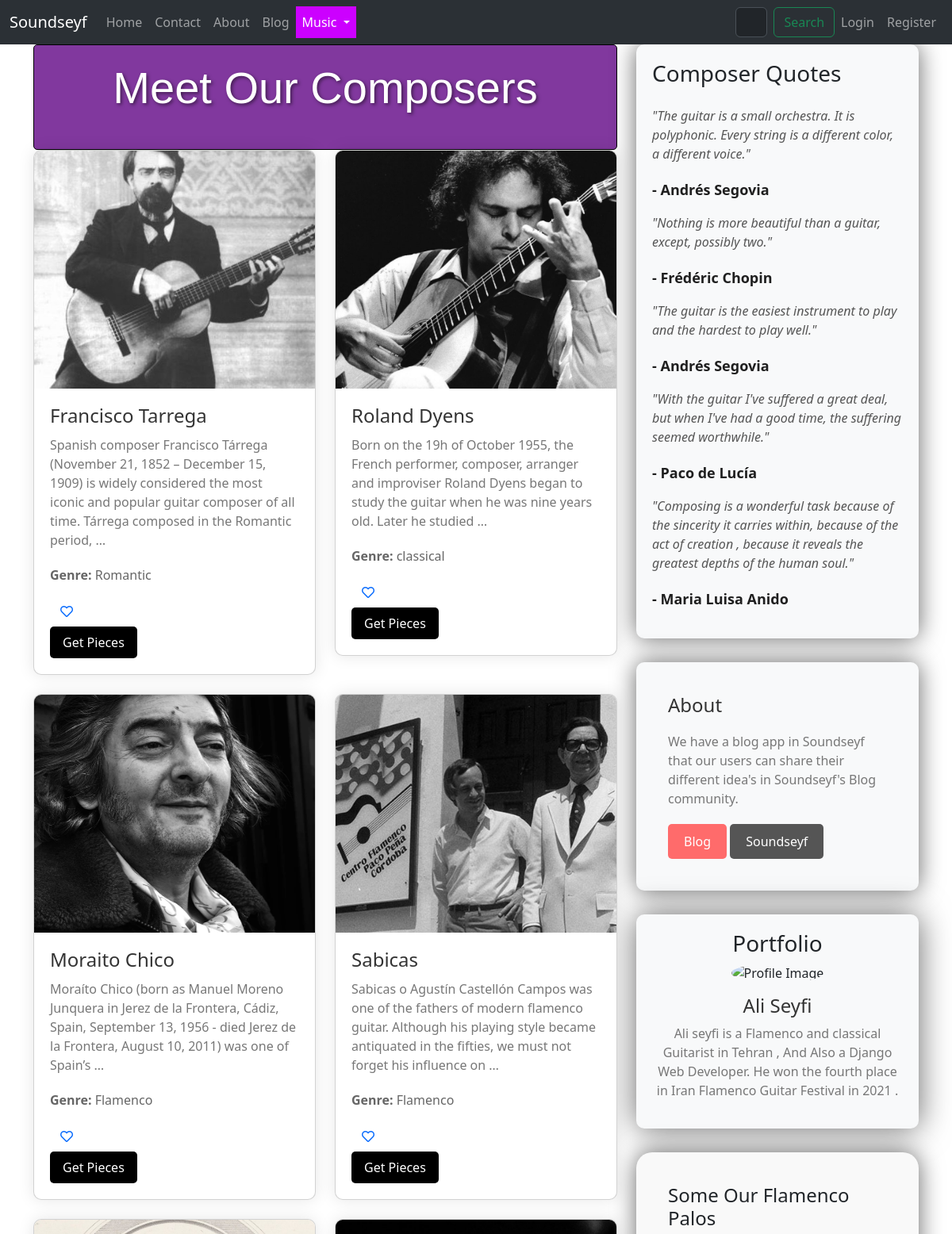
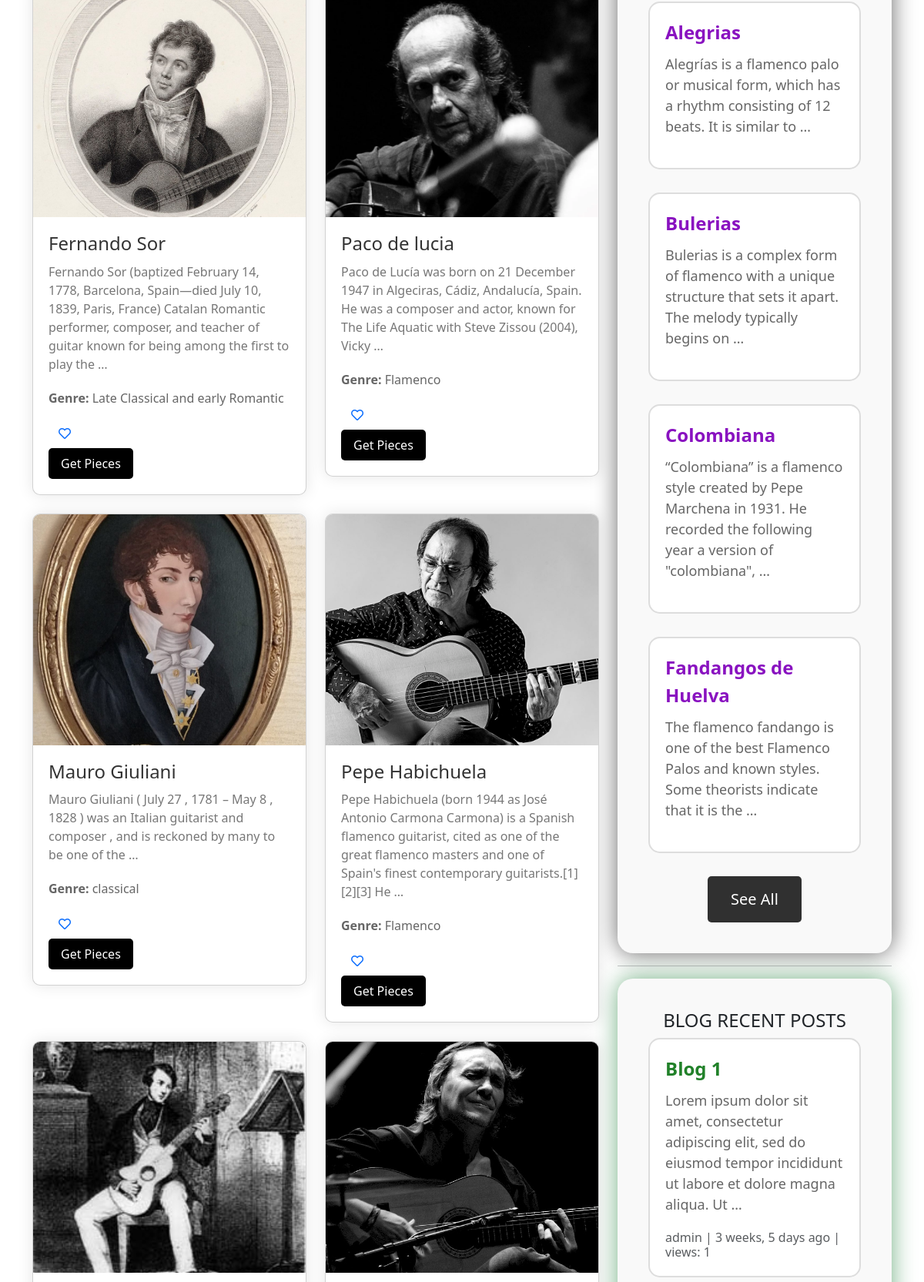
Screenshot of /music/composers (upper part) with the database file from the repository (2 pictures, top to bottom).
### music/models.py (models this page shows, shortened)
class Composer(models.Model):
    name = models.CharField(max_length=255,null=True,blank=True)
    biography = models.TextField(null=True, blank=True)
    image = models.ImageField(upload_to="Composers/" , default="default.jpg")
    genre = models.CharField(max_length=255,null=True,blank=True)
    nationality = models.CharField(blank=True,null=True,max_length=255)

class Palo(models.Model):
    name = models.CharField(max_length=255)
    description = models.TextField(null=True)
    song = models.FileField(upload_to="palos/")
    song_detail = models.TextField(null=True,blank=True)

### blog/models.py (models this page shows, shortened)
class Post(models.Model):
    title = models.CharField(max_length=255,unique=True)
    slug = models.SlugField(max_length=255,unique=True)
    author = models.ForeignKey(User,on_delete=models.CASCADE,null=True)
    content = models.TextField(null=True,blank=True)
    created_on = models.DateTimeField(auto_now_add=True)
    updated_on = models.DateTimeField(auto_now=True)
    published_on = models.DateTimeField(null=True)
    status = models.CharField(max_length=255,choices=STATUS_CHOICES)
    counted_views = models.IntegerField(default=0)
    login_required = models.BooleanField(default=False)
    class Meta:
        ordering = ['-created_on']

### music/views.py (the view)
# urls.py: path('composers',ComposersView , name="composers" ),
def ComposersView(request):
    composers = Composer.objects.all()
    p = Paginator(composers,10)
    try:
        page_number = request.GET.get('page')
        composers = p.get_page(page_number)
    except EmptyPage:
        composers = composers.get_page(1)
    except PageNotAnInteger:
        composers = composers.get_page(1)
    if request.user.is_authenticated:
         favorited_composer_ids = set(request.user.favoritecomposer_set.values_list('composer__id', flat=True))
         context = {"composers": composers, "favorited_composer_ids": favorited_composer_ids}
         return render(request,'music/composers.html',context)
    else:
         context = {"composers": composers}
         return render(request,'music/composers.html',context)

### blog/templatetags/blog-tags.py (called while the page is built)
@register.inclusion_tag('blog/recentposts.html')
def recentpost():
    recentposts = Post.objects.all().order_by('published_on')[:3]
    return  {"recentposts":recentposts}

### music/templatetags/music-tags.py (called while the page is built)
@register.inclusion_tag('music/somepalos.html')
def somepalos():
    somepalos = Palo.objects.all().order_by('name')[:4]
    return  {"somepalos":somepalos}

### templates/music/composers.html (shortened to what this page needs)
{% extends "base.html" %}
{% load static %}
{% load music-tags %}
{% load blog-tags %}
{% load thumbnail %}
{% block content %}
<div class="container">
  <div class="row">
    <div class="col-md-8">
      <div style="background-color: #81389e; border: 1px solid #000000; border-radius: 5px; padding: 20px;">
        <h2 class="card-title text-center mb-4" style="font-size: 3.5rem; font-family: 'Oswald', sans-serif; color: #ffffff; text-shadow: 2px 2px 4px rgba(0, 0, 0, 0.5);">Meet Our Composers</h2>
      </div>
        <div class="row">
        {% for composer in composers %}
        <div class="col-md-6 mb-4">
          <div class="card composer-card">
            <img src="{% thumbnail composer.image "600x400" crop="center" as im %}{{ im.url }}{% endthumbnail %}"
              alt="{{ composer.name }}" class="card-img-top composer-image">
            <div class="composer-details">
              <a style="text-decoration: none;" href="{% url 'music:pieces' cid=composer.id %}"><h3 class="card-title composer-name">{{ composer.name }}</h3></a>
              <p class="card-text composer-bio">{{ composer.biography|truncatewords:30 }}</p>
              <p class="composer-genre"><strong>Genre:</strong> {{ composer.genre }}</p>
              <form action="{% url 'music:Favorites' composer_id=composer.id %}" method="post">
                <button type="submit" class="btn btn-link composer-like-button" aria-label="Favorite Composer">
                  {% if composer.id in favorited_composer_ids %}
                    <i class="fas fa-heart text-danger"></i>
                  {% else %}
                    <i class="far fa-heart"></i>
                  {% endif %}
                </button>
              </form>
              <a href="{% url 'music:pieces' cid=composer.id %}"
                class="btn btn-primary composer-button">Get Pieces</a>
            </div>
          </div>
        </div>
        {% endfor %}
      </div>
    </div>
    <div class="col-md-4">
      <div class="quote-card" style="box-shadow: 0 0 30px rgba(0, 0, 0, 0.6);">
        <h3 class="mb-4">Composer Quotes</h3>
        <ul class="list-unstyled">
          <li>
            <p class="quote-text">"The guitar is a small orchestra. It is polyphonic. Every string is a different color, a different voice."</p>
            <p class="quote-author">- Andrés Segovia</p>
          </li>
          <li>
            <p class="quote-text">"Nothing is more beautiful than a guitar, except, possibly two."</p>
            <p class="quote-author">- Frédéric Chopin</p>
          </li>
          <li>
            <p class="quote-text">"The guitar is the easiest instrument to play and the hardest to play well."</p>
            <p class="quote-author">- Andrés Segovia</p>
          </li>
          <li>
            <p class="quote-text">"With the guitar I've suffered a great deal, but when I've had a good time, the suffering seemed worthwhile."</p>
            <p class="quote-author">- Paco de Lucía</p>
          </li>
          <li>
            <p class="quote-text">"Composing is a wonderful task because of the sincerity it carries within, because of the act of creation , because it reveals the greatest depths of the human soul."</p>
            <p class="quote-author">- Maria Luisa Anido</p>
          </li>
        </ul>
      </div>
      <div class="about-section" style="box-shadow: 0 0 30px rgba(0, 0, 0, 0.6);">
        <h3 class="about-header">About</h3>
        <p class="about-text">We have a blog app in Soundseyf that our users can share their different idea's in Soundseyf's Blog community.</p>
        <a href="{% url 'blog:blog-home' %}" class="btn btn-danger visit-website-button">Blog</a>
        <a href="{% url 'website:about' %}" class="btn btn-secondary visit-website-button" style="background-color: #555;">Soundseyf</a>
      </div>
      <div class="portfolio-section">
        <div style="box-shadow: 0 0 40px rgba(0, 0, 0, 0.6);" class="portfolio-item">
          <h3>Portfolio</h3>
            <img src="{% static 'images/Ali.png' %}" alt="Profile Image" class="profile-image">
            <h4>Ali Seyfi</h4>
            <p>Ali seyfi is a Flamenco and classical Guitarist in Tehran , And Also a Django Web Developer. He won the fourth place in Iran Flamenco Guitar Festival in 2021 .</p>
        </div>
    </div>
    {% somepalos %}
    <hr>
    {% recentpost %}
  </div>
    </div>
  </div>
{% endblock %}

### templates/music/somepalos.html (shortened to what this page needs)
{% load static %}
<!DOCTYPE html>
<html lang="en">
<head>
</head>
<body>
    <div class="flamenco-container">
        <h4>Some Our Flamenco Palos</h4>
        {% for palo in somepalos %}
        <div class="flamenco-palo">
            <div class="flamenco-title">{{ palo.name }}</div>
            <div class="flamenco-snippet">{{ palo.description|truncatewords:20 }}</div>
        </div>
        {% endfor %}
        <a href="{% url 'music:palos' %}" class="see-all-button">See All</a>
    </div>
</body>
</html>

### templates/blog/recentposts.html (shortened to what this page needs)
{% load static %}
{% load humanize %}
<!DOCTYPE html>
<html lang="en">
<head>
</head>
<body>
    <div class="blog-container">
        <h4>BLOG RECENT POSTS</h4>
        {% for post in recentposts %}
        <div class="blog-env">
            <div class="blog-title">{{ post.title }}</div>
            <div class="blog-snippet">{{ post.content|truncatewords:20 }}</div>
            <p class="card-text text-muted h6">{{ post.author }} | {{post.created_on|naturaltime }} | views: {{post.counted_views}}</p>
        </div>
        {% endfor %}
    </div>
</body>
</html>

### templates/music/composers.html (style rules this page uses)
.composer-card { background-color: #fff; border-radius: 10px; box-shadow: 0 0 20px rgba(0, 0, 0, 0.1); overflow: hidden; transition: transform 0.3s ease; }
.composer-image { width: 100%; height: 300px; object-fit: cover; }
.composer-details { padding: 20px; }
.composer-name { font-size: 1.5rem; color: #333; margin-bottom: 10px; }
.composer-genre { font-size: 1rem; color: #666; margin-bottom: 15px; }
.composer-bio { font-size: 1rem; color: #777; margin-bottom: 20px; }
.composer-button { background-color: #000000; color: #fff; border: none; padding: 8px 16px; border-radius: 5px; font-size: 1rem; transition: background-color 0.3s ease; }
.quote-card { background-color: #f8f9fa; border-radius: 10px; padding: 20px; margin-bottom: 20px; }
.quote-text { font-style: italic; color: #555; margin-bottom: 20px; }
.quote-author { font-weight: bold; color: #1f1f1f; font-size: large; }
.about-section { background-color: #f8f9fa; padding: 40px; border-radius: 10px; margin-top: 30px; }
.about-header { font-size: 1.5rem; color: #333; margin-bottom: 20px; }
.about-text { font-size: 1rem; color: #777; margin-bottom: 20px; }
.visit-website-button { background-color: #ff6b6b; color: #fff; border: none; padding: 10px 20px; border-radius: 5px; font-size: 1rem; transition: background-color 0.3s ease; }
.portfolio-section { margin-top: 30px; }
.portfolio-item { margin-bottom: 30px; padding: 20px; background-color: #f8f9fa; border-radius: 10px; box-shadow: 0 0 20px rgba(0, 0, 0, 0.1); text-align: center; }
.profile-image { width: 200px; height: 200px; border-radius: 50%; margin: 0 auto 15px; object-fit: cover; }
.portfolio-item h4 { font-size: 1.5rem; color: #333; }
.portfolio-item p { font-size: 1rem; color: #777; }

### templates/music/somepalos.html (style rules this page uses)
.flamenco-container { background-color: #f9f9f9; padding: 40px; border-radius: 20px; box-shadow: 0 0 30px rgba(0, 0, 0, 0.6); max-width: 800px; margin: 0 auto; display: flex; flex-direction: column; align-items: center; }
.flamenco-palo { margin-bottom: 30px; padding: 20px; border: 2px solid #ddd; border-radius: 15px; background-color: #ffffff; transition: transform 0.3s ease; max-width: 600px; width: 100%; position: relative; }
.flamenco-palo::after { content: ""; position: absolute; top: 0; left: 0; right: 0; bottom: 0; border-radius: 15px; box-shadow: 0 0 20px rgba(0, 0, 0, 0.3); opacity: 0; transition: opacity 0.3s ease; }
.flamenco-title { font-size: 24px; font-weight: bold; color: #8912c0; margin-bottom: 10px; }
.flamenco-snippet { font-size: 18px; color: #666; margin-bottom: 20px; }
.see-all-button { padding: 15px 30px; background-color: #303030; color: #fff; border: none; border-radius: 5px; cursor: pointer; transition: background-color 0.3s ease; text-decoration: none; font-size: 20px; }

### templates/blog/recentposts.html (style rules this page uses)
.blog-container { background-color: #f9f9f9; padding: 40px; border-radius: 20px; box-shadow: 0 0 30px rgba(18, 120, 47, 0.6); max-width: 800px; margin: 0 auto; display: flex; flex-direction: column; align-items: center; }
.blog-env { margin-bottom: 30px; padding: 20px; border: 2px solid #ddd; border-radius: 15px; background-color: #ffffff; transition: transform 0.3s ease; max-width: 600px; width: 100%; position: relative; }
.blog-env::after { content: ""; position: absolute; top: 0; left: 0; right: 0; bottom: 0; border-radius: 15px; box-shadow: 0 0 20px rgba(0, 0, 0, 0.3); opacity: 0; transition: opacity 0.3s ease; }
.blog-title { font-size: 24px; font-weight: bold; color: #218129; margin-bottom: 10px; }
.blog-snippet { font-size: 18px; color: #666; margin-bottom: 20px; }
.see-all-button { padding: 15px 30px; background-color: #303030; color: #fff; border: none; border-radius: 5px; cursor: pointer; transition: background-color 0.3s ease; text-decoration: none; font-size: 20px; }

### rows the page displays
Composer: image (picture), name "Francisco Tarrega", biography "Spanish composer Francisco Tárrega (November 21, 1852 – December 15, 1909) is widely considered the most iconic and popular guitar composer of all time. Tárrega composed in the Romantic period, …", genre "Romantic"
Composer: image (picture), name "Roland Dyens", biography "Born on the 19h of October 1955, the French performer, composer, arranger and improviser Roland Dyens began to study the guitar when he was nine years old. Later he studied …", genre "classical"
Composer: image (picture), name "Moraito Chico", biography "Moraíto Chico (born as Manuel Moreno Junquera in Jerez de la Frontera, Cádiz, Spain, September 13, 1956 - died Jerez de la Frontera, August 10, 2011) was one of Spain’s …", genre "Flamenco"
Composer: image+name (picture), name "Sabicas", biography "Sabicas o Agustín Castellón Campos was one of the fathers of modern flamenco guitar. Although his playing style became antiquated in the fifties, we must not forget his influence on …", genre "Flamenco"
Composer: image (picture), name "Fernando Sor", biography "Fernando Sor (baptized February 14, 1778, Barcelona, Spain—died July 10, 1839, Paris, France) Catalan Romantic performer, composer, and teacher of guitar known for being among the first to play the …", genre "Late Classical and early Romantic"
Composer: image (picture), name "Paco de lucia", biography "Paco de Lucía was born on 21 December 1947 in Algeciras, Cádiz, Andalucía, Spain. He was a composer and actor, known for The Life Aquatic with Steve Zissou (2004), Vicky …", genre "Flamenco"
Composer: image (picture), name "Mauro Giuliani", biography "Mauro Giuliani ( July 27 , 1781 – May 8 , 1828 ) was an Italian guitarist and composer , and is reckoned by many to be one of the …", genre "classical"
Composer: image (picture), name "Pepe Habichuela", biography "Pepe Habichuela (born 1944 as José Antonio Carmona Carmona) is a Spanish flamenco guitarist, cited as one of the great flamenco masters and one of Spain's finest contemporary guitarists.[1][2][3] He …", genre "Flamenco"
Composer: image (picture)
Composer: image (picture)
Palo: name "Alegrias", description "Alegrías is a flamenco palo or musical form, which has a rhythm consisting of 12 beats. It is similar to …"
Palo: name "Bulerias", description "Bulerias is a complex form of flamenco with a unique structure that sets it apart. The melody typically begins on …"
Palo: name "Colombiana", description "“Colombiana” is a flamenco style created by Pepe Marchena in 1931. He recorded the following year a version of \"colombiana\", …"
Palo: name "Fandangos de Huelva", description "The flamenco fandango is one of the best Flamenco Palos and known styles. Some theorists indicate that it is the …"
Post: title "Blog 1", content "Lorem ipsum dolor sit amet, consectetur adipiscing elit, sed do eiusmod tempor incididunt ut labore et dolore magna aliqua. Ut …", author "admin", created_on "3 weeks, 5 days ago", counted_views "1"
